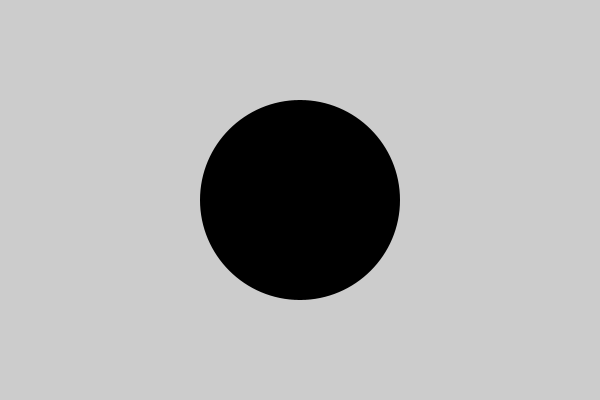
Frame 1 (no input)
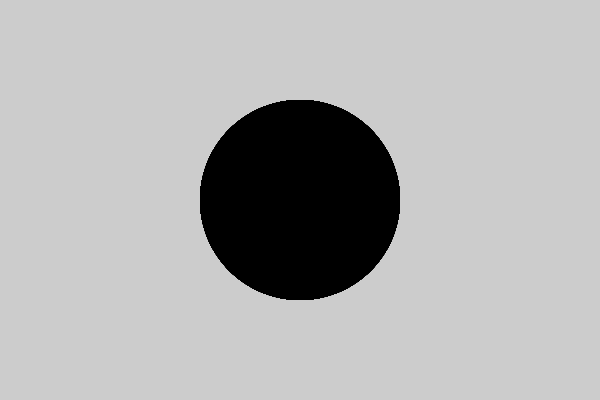
Frame 60 (the mouse pressed at the canvas centre just before this capture)
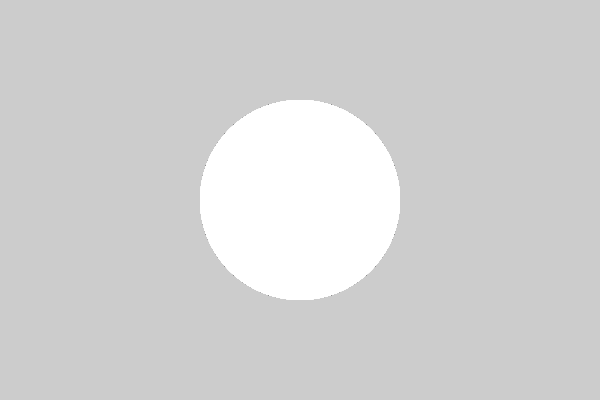
Frame 120 (the mouse held since frame 60 and released just before this capture)

The Processing sketch that drew these frames (run headless with seeded random() and noise(); from frame 60 on, the mouse is pressed at the canvas centre):

// Processing sketch: Simplified_Circular_Button
// ── Simplified_Circular_Button.pde
/*

Useful Reference - Using dist() for hit detection
03/01/2017

*/

float cx, cy, mx, my, d;

void setup() {
  size(600, 400);
  cx = width/2;
  cy = height/2;
  d = 200;
}

void draw() {
  mx = mouseX;
  my = mouseY;
  
  if (dist(mx,my,cx,cy) <= d/2) {
    fill(255);
  } else {
    fill(0);
  }
  noStroke();
  ellipse(cx, cy, d, d);
}
